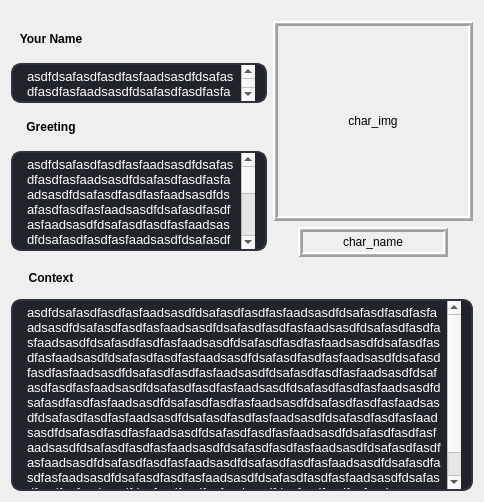
                     <widget class="QWidget" name="Character_page">
                      <layout class="QVBoxLayout" name="verticalLayout_20">
                       <item>
                        <spacer name="verticalSpacer">
                         <property name="orientation">
                          <enum>Qt::Vertical</enum>
                         </property>
                         <property name="sizeType">
                          <enum>QSizePolicy::Maximum</enum>
                         </property>
                         <property name="sizeHint" stdset="0">
                          <size>
                           <width>20</width>
                           <height>10</height>
                          </size>
                         </property>
                        </spacer>
                       </item>
                       <item>
                        <layout class="QHBoxLayout" name="horizontalLayout_char_info_top">
                         <item>
                          <layout class="QVBoxLayout" name="verticalLayout_char_info_1">
                           <item>
                            <widget class="QLabel" name="label_your_name">
                             <property name="sizePolicy">
                              <sizepolicy hsizetype="Maximum" vsizetype="Maximum">
                               <horstretch>0</horstretch>
                               <verstretch>0</verstretch>
                              </sizepolicy>
                             </property>
                             <property name="minimumSize">
                              <size>
                               <width>80</width>
                               <height>30</height>
                              </size>
                             </property>
                             <property name="text">
                              <string>&lt;html&gt;&lt;head/&gt;&lt;body&gt;&lt;p&gt;&lt;span style=&quot; font-weight:700;&quot;&gt;Your Name&lt;/span&gt;&lt;/p&gt;&lt;/body&gt;&lt;/html&gt;</string>
                             </property>
                             <property name="alignment">
                              <set>Qt::AlignCenter</set>
                             </property>
                            </widget>
                           </item>
                           <item>
                            <widget class="QTextEdit" name="textEdit_yourname">
                             <property name="sizePolicy">
                              <sizepolicy hsizetype="MinimumExpanding" vsizetype="Maximum">
                               <horstretch>0</horstretch>
                               <verstretch>0</verstretch>
                              </sizepolicy>
                             </property>
                             <property name="minimumSize">
                              <size>
                               <width>0</width>
                               <height>0</height>
                              </size>
                             </property>
                             <property name="maximumSize">
                              <size>
                               <width>16777215</width>
                               <height>40</height>
                              </size>
                             </property>
                             <property name="styleSheet">
                              <string notr="true">QTextEdit {
	border: 2px solid rgb(48, 50, 62);
	border-radius: 10px;
	color: #FFF;
	padding-left: 10px;
	padding-right: 10px;
	background-color:rgb(34,36,44)
}
QTextEdit:hover {
	border: 2px solid rgb(66, 70, 86);
}
QTextEdit:focus {
	border: 2px solid rgb(85, 170, 255);
	background-color: rgb(43, 45, 56);
}</string>
                             </property>
                             <property name="html">
                              <string>&lt;!DOCTYPE HTML PUBLIC &quot;-//W3C//DTD HTML 4.0//EN&quot; &quot;http://www.w3.org/TR/REC-html40/strict.dtd&quot;&gt;
&lt;html&gt;&lt;head&gt;&lt;meta name=&quot;qrichtext&quot; content=&quot;1&quot; /&gt;&lt;meta charset=&quot;utf-8&quot; /&gt;&lt;style type=&quot;text/css&quot;&gt;
p, li { white-space: pre-wrap; }
hr { height: 1px; border-width: 0; }
li.unchecked::marker { content: &quot;\2610&quot;; }
li.checked::marker { content: &quot;\2612&quot;; }
&lt;/style&gt;&lt;/head&gt;&lt;body style=&quot; font-family:'Segoe UI'; font-size:10pt; font-weight:400; font-style:normal;&quot;&gt;
&lt;p style=&quot; margin-top:0px; margin-bottom:0px; margin-left:0px; margin-right:0px; -qt-block-indent:0; text-indent:0px;&quot;&gt;asdfdsafasdfasdfasfaadsasdfdsafasdfasdfasfaadsasdfdsafasdfasdfasfaadsasdfdsafasdfasdfasfaadsasdfdsafasdfasdfasfaadsasdfdsafasdfasdfasfaadsasdfdsafasdfasdfasfaadsasdfdsafasdfasdfasfaadsasdfdsafasdfasdfasfaadsasdfdsafasdfasdfasfaadsasdfdsafasdfasdfasfaadsasdfdsafasdfasdfasfaadsasdfdsafasdfasdfasfaadsasdfdsafasdfasdfasfaadsasdfdsafasdfasdfasfaadsasdfdsafasdfasdfasfaadsasdfdsafasdfasdfasfaadsasdfdsafasdfasdfasfaadsasdfdsafasdfasdfasfaadsasdfdsafasdfasdfasfaadsasdfdsafasdfasdfasfaadsasdfdsafasdfasdfasfaadsasdfdsafasdfasdfasfaadsasdfdsafasdfasdfasfaadsasdfdsafasdfasdfasfaadsasdfdsafasdfasdfasfaadsasdfdsafasdfasdfasfaadsasdfdsafasdfasdfasfaadsasdfdsafasdfasdfasfaadsasdfdsafasdfasdfasfaadsasdfdsafasdfasdfasfaadsasdfdsafasdfasdfasfaadsasdfdsafasdfasdfasfaadsasdfdsafasdfasdfasfaadsasdfdsafasdfasdfasfaadsasdfdsafasdfasdfasfaadsasdfdsafasdfasdfasfaads&lt;/p&gt;
&lt;p style=&quot;-qt-paragraph-type:empty; margin-top:0px; margin-bottom:0px; margin-left:0px; margin-right:0px; -qt-block-indent:0; text-indent:0px;&quot;&gt;&lt;br /&gt;&lt;/p&gt;&lt;/body&gt;&lt;/html&gt;</string>
                             </property>
                            </widget>
                           </item>
                           <item>
                            <widget class="QLabel" name="label_greeting">
                             <property name="sizePolicy">
                              <sizepolicy hsizetype="Maximum" vsizetype="Maximum">
                               <horstretch>0</horstretch>
                               <verstretch>0</verstretch>
                              </sizepolicy>
                             </property>
                             <property name="minimumSize">
                              <size>
                               <width>80</width>
                               <height>30</height>
                              </size>
                             </property>
                             <property name="text">
                              <string>&lt;html&gt;&lt;head/&gt;&lt;body&gt;&lt;p&gt;&lt;span style=&quot; font-weight:700;&quot;&gt;Greeting&lt;/span&gt;&lt;/p&gt;&lt;/body&gt;&lt;/html&gt;</string>
                             </property>
                             <property name="alignment">
                              <set>Qt::AlignCenter</set>
                             </property>
                            </widget>
                           </item>
                           <item>
                            <widget class="QTextEdit" name="textEdit_greeting">
                             <property name="sizePolicy">
                              <sizepolicy hsizetype="MinimumExpanding" vsizetype="Maximum">
                               <horstretch>0</horstretch>
                               <verstretch>0</verstretch>
                              </sizepolicy>
                             </property>
                             <property name="minimumSize">
                              <size>
                               <width>0</width>
                               <height>0</height>
                              </size>
                             </property>
                             <property name="maximumSize">
                              <size>
                               <width>16777215</width>
                               <height>100</height>
                              </size>
                             </property>
                             <property name="styleSheet">
                              <string notr="true">QTextEdit {
	border: 2px solid rgb(48, 50, 62);
	border-radius: 10px;
	color: #FFF;
	padding-left: 10px;
	padding-right: 10px;
	background-color:rgb(34,36,44)
}
QTextEdit:hover {
	border: 2px solid rgb(66, 70, 86);
}
QTextEdit:focus {
	border: 2px solid rgb(85, 170, 255);
	background-color: rgb(43, 45, 56);
}</string>
                             </property>
                             <property name="html">
                              <string>&lt;!DOCTYPE HTML PUBLIC &quot;-//W3C//DTD HTML 4.0//EN&quot; &quot;http://www.w3.org/TR/REC-html40/strict.dtd&quot;&gt;
&lt;html&gt;&lt;head&gt;&lt;meta name=&quot;qrichtext&quot; content=&quot;1&quot; /&gt;&lt;meta charset=&quot;utf-8&quot; /&gt;&lt;style type=&quot;text/css&quot;&gt;
p, li { white-space: pre-wrap; }
hr { height: 1px; border-width: 0; }
li.unchecked::marker { content: &quot;\2610&quot;; }
li.checked::marker { content: &quot;\2612&quot;; }
&lt;/style&gt;&lt;/head&gt;&lt;body style=&quot; font-family:'Segoe UI'; font-size:10pt; font-weight:400; font-style:normal;&quot;&gt;
&lt;p style=&quot; margin-top:0px; margin-bottom:0px; margin-left:0px; margin-right:0px; -qt-block-indent:0; text-indent:0px;&quot;&gt;asdfdsafasdfasdfasfaadsasdfdsafasdfasdfasfaadsasdfdsafasdfasdfasfaadsasdfdsafasdfasdfasfaadsasdfdsafasdfasdfasfaadsasdfdsafasdfasdfasfaadsasdfdsafasdfasdfasfaadsasdfdsafasdfasdfasfaadsasdfdsafasdfasdfasfaadsasdfdsafasdfasdfasfaadsasdfdsafasdfasdfasfaadsasdfdsafasdfasdfasfaadsasdfdsafasdfasdfasfaadsasdfdsafasdfasdfasfaadsasdfdsafasdfasdfasfaadsasdfdsafasdfasdfasfaadsasdfdsafasdfasdfasfaadsasdfdsafasdfasdfasfaadsasdfdsafasdfasdfasfaadsasdfdsafasdfasdfasfaadsasdfdsafasdfasdfasfaadsasdfdsafasdfasdfasfaadsasdfdsafasdfasdfasfaadsasdfdsafasdfasdfasfaadsasdfdsafasdfasdfasfaadsasdfdsafasdfasdfasfaadsasdfdsafasdfasdfasfaadsasdfdsafasdfasdfasfaadsasdfdsafasdfasdfasfaadsasdfdsafasdfasdfasfaadsasdfdsafasdfasdfasfaadsasdfdsafasdfasdfasfaadsasdfdsafasdfasdfasfaadsasdfdsafasdfasdfasfaadsasdfdsafasdfasdfasfaadsasdfdsafasdfasdfasfaadsasdfdsafasdfasdfasfaads&lt;/p&gt;
&lt;p style=&quot;-qt-paragraph-type:empty; margin-top:0px; margin-bottom:0px; margin-left:0px; margin-right:0px; -qt-block-indent:0; text-indent:0px;&quot;&gt;&lt;br /&gt;&lt;/p&gt;&lt;/body&gt;&lt;/html&gt;</string>
                             </property>
                            </widget>
                           </item>
                          </layout>
                         </item>
                         <item>
                          <layout class="QVBoxLayout" name="verticalLayout_char_profile">
                           <item alignment="Qt::AlignHCenter">
                            <widget class="QLabel" name="label_char_img">
                             <property name="sizePolicy">
                              <sizepolicy hsizetype="Maximum" vsizetype="Maximum">
                               <horstretch>0</horstretch>
                               <verstretch>0</verstretch>
                              </sizepolicy>
                             </property>
                             <property name="minimumSize">
                              <size>
                               <width>200</width>
                               <height>200</height>
                              </size>
                             </property>
                             <property name="layoutDirection">
                              <enum>Qt::LeftToRight</enum>
                             </property>
                             <property name="frameShape">
                              <enum>QFrame::Box</enum>
                             </property>
                             <property name="frameShadow">
                              <enum>QFrame::Raised</enum>
                             </property>
                             <property name="lineWidth">
                              <number>2</number>
                             </property>
                             <property name="midLineWidth">
                              <number>1</number>
                             </property>
                             <property name="text">
                              <string>char_img</string>
                             </property>
                             <property name="alignment">
                              <set>Qt::AlignCenter</set>
                             </property>
                            </widget>
                           </item>
                           <item alignment="Qt::AlignHCenter">
                            <widget class="QLabel" name="label_char_name">
                             <property name="sizePolicy">
                              <sizepolicy hsizetype="Maximum" vsizetype="Maximum">
                               <horstretch>0</horstretch>
                               <verstretch>0</verstretch>
                              </sizepolicy>
                             </property>
                             <property name="minimumSize">
                              <size>
                               <width>150</width>
                               <height>30</height>
                              </size>
                             </property>
                             <property name="maximumSize">
                              <size>
                               <width>16777215</width>
                               <height>16777215</height>
                              </size>
                             </property>
                             <property name="layoutDirection">
                              <enum>Qt::LeftToRight</enum>
                             </property>
                             <property name="frameShape">
                              <enum>QFrame::Box</enum>
                             </property>
                             <property name="frameShadow">
                              <enum>QFrame::Raised</enum>
                             </property>
                             <property name="lineWidth">
                              <number>2</number>
                             </property>
                             <property name="midLineWidth">
                              <number>1</number>
                             </property>
                             <property name="text">
                              <string>char_name</string>
                             </property>
                             <property name="alignment">
                              <set>Qt::AlignCenter</set>
                             </property>
                            </widget>
                           </item>
                          </layout>
                         </item>
                        </layout>
                       </item>
                       <item>
                        <layout class="QVBoxLayout" name="verticalLayout_char_info_2" stretch="0,2">
                         <item>
                          <widget class="QLabel" name="label_context">
                           <property name="sizePolicy">
                            <sizepolicy hsizetype="Maximum" vsizetype="Maximum">
                             <horstretch>0</horstretch>
                             <verstretch>0</verstretch>
                            </sizepolicy>
                           </property>
                           <property name="minimumSize">
                            <size>
                             <width>80</width>
                             <height>30</height>
                            </size>
                           </property>
                           <property name="text">
                            <string>&lt;html&gt;&lt;head/&gt;&lt;body&gt;&lt;p&gt;&lt;span style=&quot; font-weight:700;&quot;&gt;Context&lt;/span&gt;&lt;/p&gt;&lt;/body&gt;&lt;/html&gt;</string>
                           </property>
                           <property name="alignment">
                            <set>Qt::AlignCenter</set>
                           </property>
                          </widget>
                         </item>
                         <item>
                          <widget class="QTextEdit" name="textEdit_context">
                           <property name="sizePolicy">
                            <sizepolicy hsizetype="Expanding" vsizetype="Maximum">
                             <horstretch>0</horstretch>
                             <verstretch>0</verstretch>
                            </sizepolicy>
                           </property>
                           <property name="minimumSize">
                            <size>
                             <width>0</width>
                             <height>0</height>
                            </size>
                           </property>
                           <property name="maximumSize">
                            <size>
                             <width>16777215</width>
                             <height>600</height>
                            </size>
                           </property>
                           <property name="styleSheet">
                            <string notr="true">QTextEdit {
	border: 2px solid rgb(48, 50, 62);
	border-radius: 10px;
	color: #FFF;
	padding-left: 10px;
	padding-right: 10px;
	background-color:rgb(34,36,44)
}
QTextEdit:hover {
	border: 2px solid rgb(66, 70, 86);
}
QTextEdit:focus {
	border: 2px solid rgb(85, 170, 255);
	background-color: rgb(43, 45, 56);
}</string>
                           </property>
                           <property name="html">
                            <string>&lt;!DOCTYPE HTML PUBLIC &quot;-//W3C//DTD HTML 4.0//EN&quot; &quot;http://www.w3.org/TR/REC-html40/strict.dtd&quot;&gt;
&lt;html&gt;&lt;head&gt;&lt;meta name=&quot;qrichtext&quot; content=&quot;1&quot; /&gt;&lt;meta charset=&quot;utf-8&quot; /&gt;&lt;style type=&quot;text/css&quot;&gt;
p, li { white-space: pre-wrap; }
hr { height: 1px; border-width: 0; }
li.unchecked::marker { content: &quot;\2610&quot;; }
li.checked::marker { content: &quot;\2612&quot;; }
&lt;/style&gt;&lt;/head&gt;&lt;body style=&quot; font-family:'Segoe UI'; font-size:10pt; font-weight:400; font-style:normal;&quot;&gt;
&lt;p style=&quot; margin-top:0px; margin-bottom:0px; margin-left:0px; margin-right:0px; -qt-block-indent:0; text-indent:0px;&quot;&gt;asdfdsafasdfasdfasfaadsasdfdsafasdfasdfasfaadsasdfdsafasdfasdfasfaadsasdfdsafasdfasdfasfaadsasdfdsafasdfasdfasfaadsasdfdsafasdfasdfasfaadsasdfdsafasdfasdfasfaadsasdfdsafasdfasdfasfaadsasdfdsafasdfasdfasfaadsasdfdsafasdfasdfasfaadsasdfdsafasdfasdfasfaadsasdfdsafasdfasdfasfaadsasdfdsafasdfasdfasfaadsasdfdsafasdfasdfasfaadsasdfdsafasdfasdfasfaadsasdfdsafasdfasdfasfaadsasdfdsafasdfasdfasfaadsasdfdsafasdfasdfasfaadsasdfdsafasdfasdfasfaadsasdfdsafasdfasdfasfaadsasdfdsafasdfasdfasfaadsasdfdsafasdfasdfasfaadsasdfdsafasdfasdfasfaadsasdfdsafasdfasdfasfaadsasdfdsafasdfasdfasfaadsasdfdsafasdfasdfasfaadsasdfdsafasdfasdfasfaadsasdfdsafasdfasdfasfaadsasdfdsafasdfasdfasfaadsasdfdsafasdfasdfasfaadsasdfdsafasdfasdfasfaadsasdfdsafasdfasdfasfaadsasdfdsafasdfasdfasfaadsasdfdsafasdfasdfasfaadsasdfdsafasdfasdfasfaadsasdfdsafasdfasdfasfaadsasdfdsafasdfasdfasfaads&lt;/p&gt;
&lt;p style=&quot;-qt-paragraph-type:empty; margin-top:0px; margin-bottom:0px; margin-left:0px; margin-right:0px; -qt-block-indent:0; text-indent:0px;&quot;&gt;&lt;br /&gt;&lt;/p&gt;&lt;/body&gt;&lt;/html&gt;</string>
                           </property>
                          </widget>
                         </item>
                        </layout>
                       </item>
                      </layout>
                     </widget>
